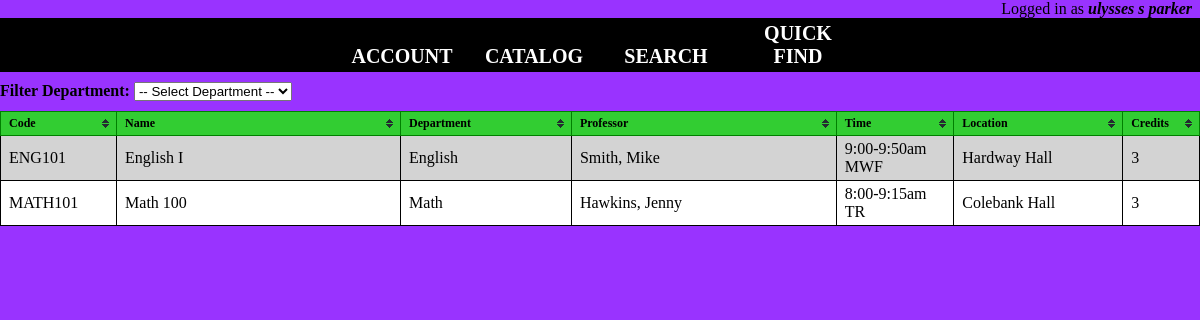
Page /php/catalog.php (signed in) on the committed database.
### tables this page shows
CREATE TABLE `courses` (
  `code` varchar(8) NOT NULL,
  `title` varchar(10) NOT NULL,
  `days` varchar(7) NOT NULL,
  `begin_time` varchar(5) NOT NULL,
  `end_time` varchar(5) NOT NULL,
  `credits` int(2) NOT NULL,
  `professor_last_name` varchar(30) NOT NULL,
  `professor_first_name` varchar(30) NOT NULL,
  `location` varchar(40) NOT NULL,
  `department` varchar(40) NOT NULL,
  `am_pm` varchar(2) NOT NULL,
  PRIMARY KEY (`code`),
  FULLTEXT KEY `title` (`title`),
  FULLTEXT KEY `professor_last_name` (`professor_last_name`),
  FULLTEXT KEY `professor_first_name` (`professor_first_name`),
  FULLTEXT KEY `location` (`location`),
  FULLTEXT KEY `department` (`department`)
);

### php/catalog.php (the view, shortened to what this page needs)
<!DOCTYPE html>
<?php
    require_once("config.php");
?>
<html>
    <head>
       <link rel="stylesheet" href="../css/catalogstyles.css"/>
    </head>
     <body>
        <?php include("../php/navigation.php"); ?>
        <div id="filterdepartment">
                 <label>Filter Department:
                    <select id="departmentfilter">
                            <option>-- Select Department --</option>
                    </select>
                 </label>
        </div>
        <table id="tablecatalog" class="tablesorter">
              <thead>
                    <tr id="headerRow">
                         <th class="code">Code</th>
                         <th class="name">Name</th>
                         <th class="department">Department</th>
                         <th class="professor">Professor</th>
                         <th class="time">Time</th>
                         <th class="location">Location</th>
                         <th class="credits">Credits</th>
                    </tr>
               </thead>
                 <tbody>
                    <?php $result = $conn->query("SELECT * FROM courses");
                          if($result) {
                                while($row = $result->fetch_assoc()) {
                                    echo "<tr>";
                                        echo "<td>", $row['code'], "</td>";
                                        echo "<td>", $row['title'], "</td>";
                                        echo "<td>", $row['department'], "</td>";
                                        echo "<td>", $row['professor_last_name'],  ", ", $row['professor_first_name']; "</td>";
                                        echo "<td>", $row['begin_time'], "-", $row['end_time'], $row['am_pm'],  " ",  $row['days'], "</td>";
                                        echo "<td>", $row['location'], "</td>";
                                        echo "<td>", $row['credits'], "</td>";
                                    echo "</tr>";
                                  }
                            } ?>
                 </tbody>
             </table>
       </body>
</html>

### css/catalogstyles.css (style rules this page uses)
* { padding:0; margin:0 }
body { background-color: #9933ff; }
.tablesorter thead tr th.header { background-image: url("../plugins/tablesorter/themes/blue/bg.gif"); background-repeat: no-repeat; background-position: center right; cursor: pointer; }
th.credits { width: 6%; }
th.code { width: 6%; }
th.time { width: 10%; }
th.location { width: 15%; }
th.name { width: 22%; }
th.department { width: 15%; }
th.professor { width: 20%; }
#filterdepartment { display: inline-block; margin-bottom: 10px; }
#filterdepartment label { font-weight: bold; }
.tablesorter td { border: 1px solid black; padding: 4px 8px; }

### css/accountstyles.css (style rules this page uses)
* { padding:0; margin:0 }
body { background-color: #9933ff; }
.tablesorter { width: 100%; border-collapse: collapse; border: 1px solid black; }
.tablesorter thead tr th { text-align: left; font-size: 12px; background-color: limegreen; padding: 4px 30px 4px 8px; border: 1px solid green; }
.tablesorter th.header { background-image: url("../plugins/tablesorter/themes/blue/bg.gif"); background-repeat: no-repeat; background-position: center right; cursor: pointer; }
th.checkbox, th.credits { width: 2%; }
th.code { width: 6%; }
th.time { width: 10%; }
th.location { width: 15%; }
th.name { width: 26%; }
th.department { width: 15%; }
th.professor { width: 24%; }
.tablesorter td { border: 1px solid black; }
table { border-collapse: separate; border-spacing: 0; }
#tablesummary th, td { padding: 3px 10px; }
th.code { width: 10%; }
th.credits { width: 10%; }
.tablesorter tbody tr:nth-child(odd) { background-color: #D3D3D3; }
.tablesorter tbody tr:nth-child(even) { background-color: #FFFFFF; }

### rows in the picture
courses: code "ENG101", title "English I", department "English", professor_last_name "Smith", professor_first_name "Mike", begin_time "9:00", end_time "9:50", am_pm "am", days "MWF", location "Hardway Hall", credits "3"
courses: code "MATH101", title "Math 100", department "Math", professor_last_name "Hawkins", professor_first_name "Jenny", begin_time "8:00", end_time "9:15", am_pm "am", days "TR", location "Colebank Hall", credits "3"

### other values in the picture
$_SESSION['username'] "ulysses s parker"
